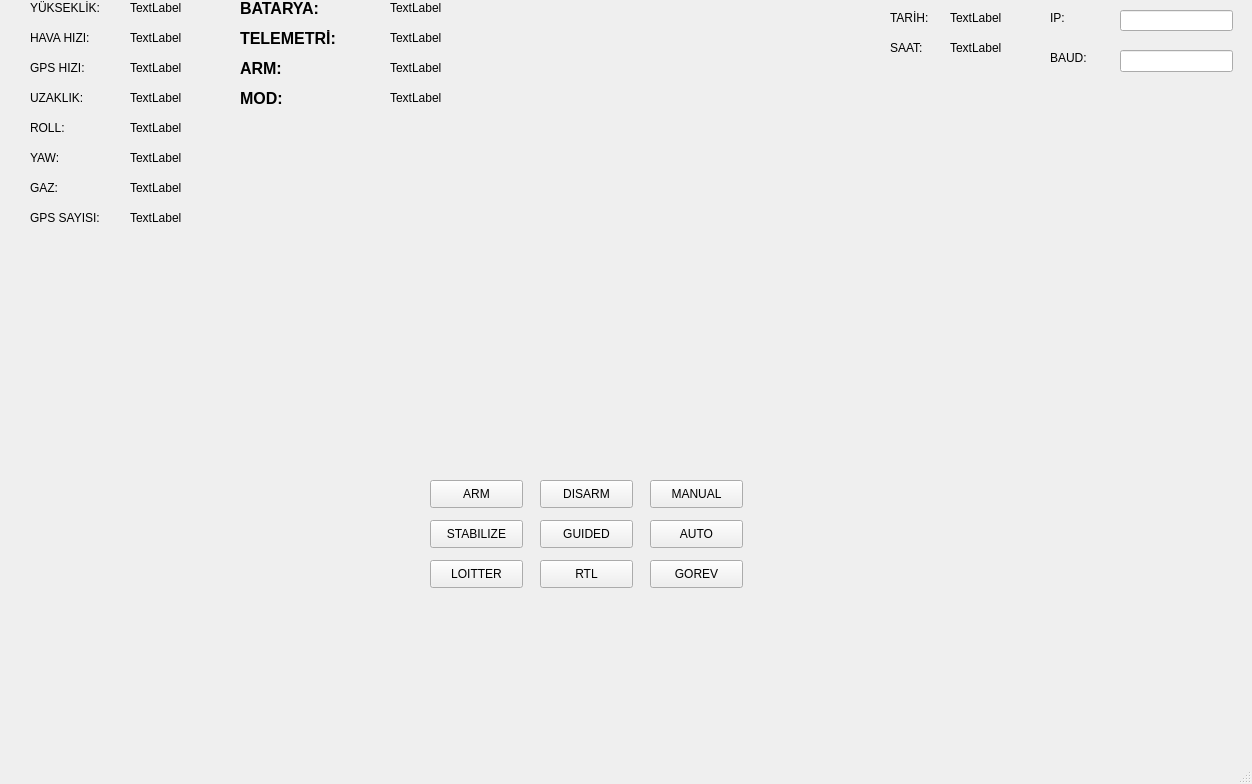
<?xml version="1.0" encoding="UTF-8"?>
<ui version="4.0">
 <class>MainWindow</class>
 <widget class="QMainWindow" name="MainWindow">
  <property name="geometry">
   <rect>
    <x>0</x>
    <y>0</y>
    <width>1252</width>
    <height>784</height>
   </rect>
  </property>
  <property name="windowTitle">
   <string>MainWindow</string>
  </property>
  <property name="styleSheet">
   <string notr="true"/>
  </property>
  <widget class="QWidget" name="centralwidget">
   <widget class="QPushButton" name="arm_button">
    <property name="geometry">
     <rect>
      <x>430</x>
      <y>480</y>
      <width>93</width>
      <height>28</height>
     </rect>
    </property>
    <property name="text">
     <string>ARM</string>
    </property>
   </widget>
   <widget class="QPushButton" name="disarm_button">
    <property name="geometry">
     <rect>
      <x>540</x>
      <y>480</y>
      <width>93</width>
      <height>28</height>
     </rect>
    </property>
    <property name="text">
     <string>DISARM</string>
    </property>
   </widget>
   <widget class="QPushButton" name="manuel_button">
    <property name="geometry">
     <rect>
      <x>650</x>
      <y>480</y>
      <width>93</width>
      <height>28</height>
     </rect>
    </property>
    <property name="text">
     <string>MANUAL</string>
    </property>
   </widget>
   <widget class="QPushButton" name="stailize_button">
    <property name="geometry">
     <rect>
      <x>430</x>
      <y>520</y>
      <width>93</width>
      <height>28</height>
     </rect>
    </property>
    <property name="text">
     <string>STABILIZE</string>
    </property>
   </widget>
   <widget class="QPushButton" name="auto_button">
    <property name="geometry">
     <rect>
      <x>650</x>
      <y>520</y>
      <width>93</width>
      <height>28</height>
     </rect>
    </property>
    <property name="text">
     <string>AUTO</string>
    </property>
   </widget>
   <widget class="QPushButton" name="guided_button">
    <property name="geometry">
     <rect>
      <x>540</x>
      <y>520</y>
      <width>93</width>
      <height>28</height>
     </rect>
    </property>
    <property name="text">
     <string>GUIDED</string>
    </property>
   </widget>
   <widget class="QPushButton" name="loitter_button">
    <property name="geometry">
     <rect>
      <x>430</x>
      <y>560</y>
      <width>93</width>
      <height>28</height>
     </rect>
    </property>
    <property name="text">
     <string>LOITTER</string>
    </property>
   </widget>
   <widget class="QPushButton" name="gorev_button">
    <property name="geometry">
     <rect>
      <x>650</x>
      <y>560</y>
      <width>93</width>
      <height>28</height>
     </rect>
    </property>
    <property name="text">
     <string>GOREV</string>
    </property>
   </widget>
   <widget class="QPushButton" name="rtl_button">
    <property name="geometry">
     <rect>
      <x>540</x>
      <y>560</y>
      <width>93</width>
      <height>28</height>
     </rect>
    </property>
    <property name="text">
     <string>RTL</string>
    </property>
   </widget>
   <widget class="QLineEdit" name="ip_value">
    <property name="geometry">
     <rect>
      <x>1120</x>
      <y>10</y>
      <width>113</width>
      <height>21</height>
     </rect>
    </property>
   </widget>
   <widget class="QLineEdit" name="lineEdit_2">
    <property name="geometry">
     <rect>
      <x>1120</x>
      <y>50</y>
      <width>113</width>
      <height>22</height>
     </rect>
    </property>
   </widget>
   <widget class="QLabel" name="ip_text">
    <property name="geometry">
     <rect>
      <x>1050</x>
      <y>10</y>
      <width>55</width>
      <height>16</height>
     </rect>
    </property>
    <property name="text">
     <string>IP:</string>
    </property>
   </widget>
   <widget class="QLabel" name="baud_text">
    <property name="geometry">
     <rect>
      <x>1050</x>
      <y>50</y>
      <width>55</width>
      <height>16</height>
     </rect>
    </property>
    <property name="text">
     <string>BAUD:</string>
    </property>
   </widget>
   <widget class="QLabel" name="altitude_value">
    <property name="geometry">
     <rect>
      <x>130</x>
      <y>0</y>
      <width>55</width>
      <height>16</height>
     </rect>
    </property>
    <property name="text">
     <string>TextLabel</string>
    </property>
   </widget>
   <widget class="QLabel" name="airspeed_value">
    <property name="geometry">
     <rect>
      <x>130</x>
      <y>30</y>
      <width>55</width>
      <height>16</height>
     </rect>
    </property>
    <property name="text">
     <string>TextLabel</string>
    </property>
   </widget>
   <widget class="QLabel" name="gpsspeed_value">
    <property name="geometry">
     <rect>
      <x>130</x>
      <y>60</y>
      <width>55</width>
      <height>16</height>
     </rect>
    </property>
    <property name="text">
     <string>TextLabel</string>
    </property>
   </widget>
   <widget class="QLabel" name="distance_value">
    <property name="geometry">
     <rect>
      <x>130</x>
      <y>90</y>
      <width>55</width>
      <height>16</height>
     </rect>
    </property>
    <property name="text">
     <string>TextLabel</string>
    </property>
   </widget>
   <widget class="QLabel" name="throotle_value">
    <property name="geometry">
     <rect>
      <x>130</x>
      <y>180</y>
      <width>55</width>
      <height>16</height>
     </rect>
    </property>
    <property name="text">
     <string>TextLabel</string>
    </property>
   </widget>
   <widget class="QLabel" name="roll_value">
    <property name="geometry">
     <rect>
      <x>130</x>
      <y>120</y>
      <width>55</width>
      <height>16</height>
     </rect>
    </property>
    <property name="text">
     <string>TextLabel</string>
    </property>
   </widget>
   <widget class="QLabel" name="yaw_value">
    <property name="geometry">
     <rect>
      <x>130</x>
      <y>150</y>
      <width>55</width>
      <height>16</height>
     </rect>
    </property>
    <property name="text">
     <string>TextLabel</string>
    </property>
   </widget>
   <widget class="QLabel" name="gpscount_value">
    <property name="geometry">
     <rect>
      <x>130</x>
      <y>210</y>
      <width>55</width>
      <height>16</height>
     </rect>
    </property>
    <property name="text">
     <string>TextLabel</string>
    </property>
   </widget>
   <widget class="QLabel" name="gpsspeed_text">
    <property name="geometry">
     <rect>
      <x>30</x>
      <y>60</y>
      <width>81</width>
      <height>16</height>
     </rect>
    </property>
    <property name="text">
     <string>GPS HIZI:</string>
    </property>
   </widget>
   <widget class="QLabel" name="yaw_text">
    <property name="geometry">
     <rect>
      <x>30</x>
      <y>150</y>
      <width>81</width>
      <height>16</height>
     </rect>
    </property>
    <property name="text">
     <string>YAW:</string>
    </property>
   </widget>
   <widget class="QLabel" name="altitude_text">
    <property name="geometry">
     <rect>
      <x>30</x>
      <y>0</y>
      <width>81</width>
      <height>16</height>
     </rect>
    </property>
    <property name="text">
     <string>YÜKSEKLİK:</string>
    </property>
   </widget>
   <widget class="QLabel" name="airspeed_text">
    <property name="geometry">
     <rect>
      <x>30</x>
      <y>30</y>
      <width>81</width>
      <height>16</height>
     </rect>
    </property>
    <property name="text">
     <string>HAVA HIZI:</string>
    </property>
   </widget>
   <widget class="QLabel" name="distance_text">
    <property name="geometry">
     <rect>
      <x>30</x>
      <y>90</y>
      <width>81</width>
      <height>16</height>
     </rect>
    </property>
    <property name="text">
     <string>UZAKLIK:</string>
    </property>
   </widget>
   <widget class="QLabel" name="roll_text">
    <property name="geometry">
     <rect>
      <x>30</x>
      <y>120</y>
      <width>81</width>
      <height>16</height>
     </rect>
    </property>
    <property name="text">
     <string>ROLL:</string>
    </property>
   </widget>
   <widget class="QLabel" name="gpscount_text">
    <property name="geometry">
     <rect>
      <x>30</x>
      <y>210</y>
      <width>81</width>
      <height>16</height>
     </rect>
    </property>
    <property name="text">
     <string>GPS SAYISI:</string>
    </property>
   </widget>
   <widget class="QLabel" name="throotle_text">
    <property name="geometry">
     <rect>
      <x>30</x>
      <y>180</y>
      <width>81</width>
      <height>16</height>
     </rect>
    </property>
    <property name="text">
     <string>GAZ:</string>
    </property>
   </widget>
   <widget class="QLabel" name="telemetri_value">
    <property name="geometry">
     <rect>
      <x>390</x>
      <y>30</y>
      <width>55</width>
      <height>16</height>
     </rect>
    </property>
    <property name="text">
     <string>TextLabel</string>
    </property>
   </widget>
   <widget class="QLabel" name="arm_text">
    <property name="geometry">
     <rect>
      <x>240</x>
      <y>60</y>
      <width>141</width>
      <height>16</height>
     </rect>
    </property>
    <property name="font">
     <font>
      <pointsize>12</pointsize>
      <weight>75</weight>
      <bold>true</bold>
     </font>
    </property>
    <property name="styleSheet">
     <string notr="true"/>
    </property>
    <property name="text">
     <string>ARM:</string>
    </property>
    <property name="textFormat">
     <enum>Qt::AutoText</enum>
    </property>
   </widget>
   <widget class="QLabel" name="telemetri_text">
    <property name="geometry">
     <rect>
      <x>240</x>
      <y>30</y>
      <width>141</width>
      <height>16</height>
     </rect>
    </property>
    <property name="font">
     <font>
      <pointsize>12</pointsize>
      <weight>75</weight>
      <bold>true</bold>
     </font>
    </property>
    <property name="styleSheet">
     <string notr="true"/>
    </property>
    <property name="text">
     <string>TELEMETRİ:</string>
    </property>
    <property name="textFormat">
     <enum>Qt::AutoText</enum>
    </property>
   </widget>
   <widget class="QLabel" name="battery_value">
    <property name="geometry">
     <rect>
      <x>390</x>
      <y>0</y>
      <width>55</width>
      <height>16</height>
     </rect>
    </property>
    <property name="text">
     <string>TextLabel</string>
    </property>
   </widget>
   <widget class="QLabel" name="mod_value">
    <property name="geometry">
     <rect>
      <x>390</x>
      <y>90</y>
      <width>55</width>
      <height>16</height>
     </rect>
    </property>
    <property name="styleSheet">
     <string notr="true"/>
    </property>
    <property name="text">
     <string>TextLabel</string>
    </property>
   </widget>
   <widget class="QLabel" name="mod_text">
    <property name="geometry">
     <rect>
      <x>240</x>
      <y>90</y>
      <width>141</width>
      <height>16</height>
     </rect>
    </property>
    <property name="font">
     <font>
      <pointsize>12</pointsize>
      <weight>75</weight>
      <bold>true</bold>
     </font>
    </property>
    <property name="styleSheet">
     <string notr="true"/>
    </property>
    <property name="text">
     <string>MOD:</string>
    </property>
    <property name="textFormat">
     <enum>Qt::AutoText</enum>
    </property>
   </widget>
   <widget class="QLabel" name="arm_value">
    <property name="geometry">
     <rect>
      <x>390</x>
      <y>60</y>
      <width>55</width>
      <height>16</height>
     </rect>
    </property>
    <property name="text">
     <string>TextLabel</string>
    </property>
   </widget>
   <widget class="QLabel" name="battery_text">
    <property name="geometry">
     <rect>
      <x>240</x>
      <y>0</y>
      <width>141</width>
      <height>16</height>
     </rect>
    </property>
    <property name="font">
     <font>
      <pointsize>12</pointsize>
      <weight>75</weight>
      <bold>true</bold>
     </font>
    </property>
    <property name="styleSheet">
     <string notr="true"/>
    </property>
    <property name="text">
     <string>BATARYA:</string>
    </property>
    <property name="textFormat">
     <enum>Qt::AutoText</enum>
    </property>
   </widget>
   <widget class="QLabel" name="tarih_value">
    <property name="geometry">
     <rect>
      <x>950</x>
      <y>10</y>
      <width>55</width>
      <height>16</height>
     </rect>
    </property>
    <property name="text">
     <string>TextLabel</string>
    </property>
   </widget>
   <widget class="QLabel" name="saat_value">
    <property name="geometry">
     <rect>
      <x>950</x>
      <y>40</y>
      <width>55</width>
      <height>16</height>
     </rect>
    </property>
    <property name="text">
     <string>TextLabel</string>
    </property>
   </widget>
   <widget class="QLabel" name="tarih_text">
    <property name="geometry">
     <rect>
      <x>890</x>
      <y>10</y>
      <width>55</width>
      <height>16</height>
     </rect>
    </property>
    <property name="text">
     <string>TARİH:</string>
    </property>
   </widget>
   <widget class="QLabel" name="saat_text">
    <property name="geometry">
     <rect>
      <x>890</x>
      <y>40</y>
      <width>55</width>
      <height>16</height>
     </rect>
    </property>
    <property name="text">
     <string>SAAT:</string>
    </property>
   </widget>
  </widget>
  <widget class="QMenuBar" name="menubar">
   <property name="geometry">
    <rect>
     <x>0</x>
     <y>0</y>
     <width>1252</width>
     <height>26</height>
    </rect>
   </property>
  </widget>
  <widget class="QStatusBar" name="statusbar"/>
 </widget>
 <resources/>
 <connections/>
</ui>
